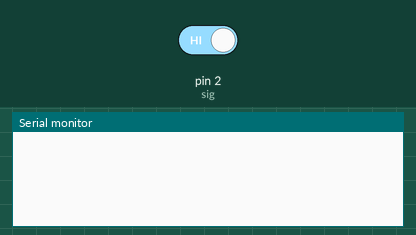
Simulated run of this sketch. Board: Arduino Uno, built with avr-gcc and run on an emulated ATmega328P. Parts: the last lines printed to the serial monitor. Inputs (shaded band) come from the test bench; at power-on: pin 2 (sig) HIGH.

Above: at 1.2 s.
1.3 s: pin 2 (sig) driven LOW
At 2.3 s:
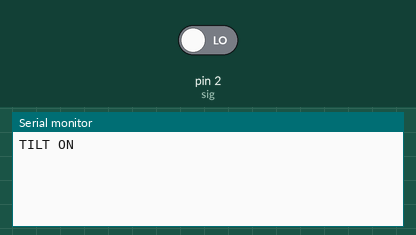
2.8 s: pin 2 (sig) driven HIGH
At 3.5 s:
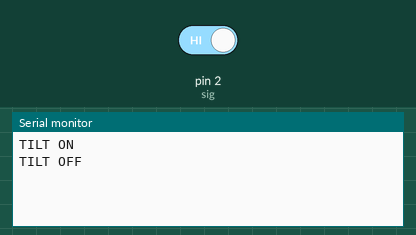

The sketch:

12_tilt_sw.ino
```cpp
#define vcc 3
#define gnd 4
#define sig 2

void setup() {
  // put your setup code here, to run once:

  Serial.begin(115200);
  pinMode(vcc, OUTPUT);
  pinMode(gnd, OUTPUT);
  pinMode(sig, INPUT);

  attachInterrupt(digitalPinToInterrupt(sig), tilt_state_print, CHANGE);

  digitalWrite(vcc, HIGH);
  digitalWrite(gnd, LOW);

}

void loop() {
  // put your main code here, to run repeatedly:

}

void tilt_state_print(){
  if(!digitalRead(sig)){  //tilt OFF : HIGH, tile ON : LOW
      Serial.println("TILT ON");  //LOW
  } else {
      Serial.println("TILT OFF"); //HIGH
  }
  delay(500);
}
```

Measured:
- after the input at 1.3 s, the serial monitor: prints a new line at once (image 1)
- after the input at 2.8 s, the serial monitor: prints a new line at once (image 2)
